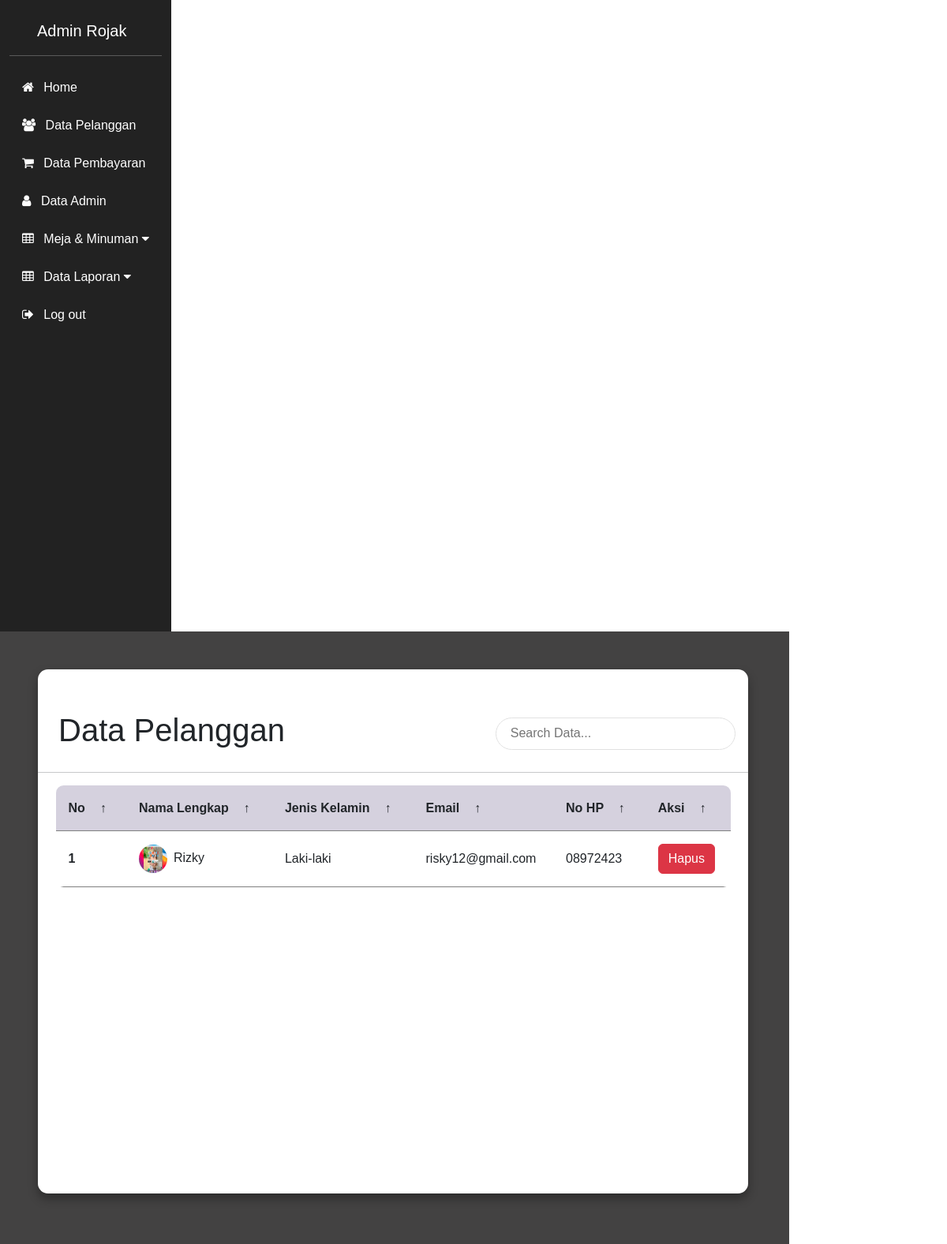
The app's page /admin/member.php (signed in), older data.
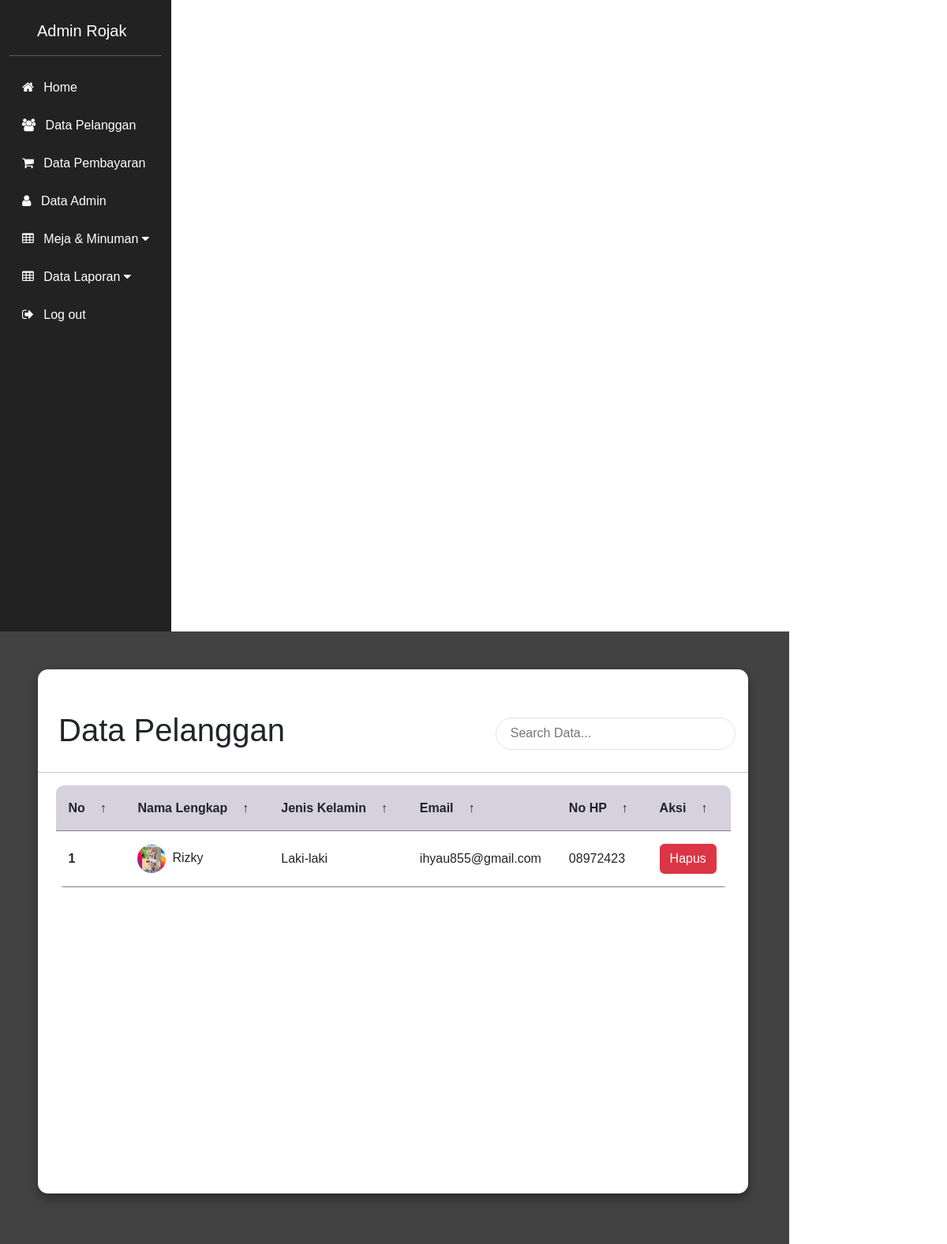
The same page, newer data.
### tables this page shows
CREATE TABLE `user` (
  `id_user` int(11) NOT NULL,
  `email` varchar(50) NOT NULL,
  `password` varchar(32) NOT NULL,
  `hp` varchar(20) NOT NULL,
  `jenis_kelamin` varchar(10) NOT NULL,
  `nama_lengkap` varchar(60) NOT NULL,
  `alamat` text NOT NULL,
  `foto` text NOT NULL,
  `reset_token_hash` varchar(64) DEFAULT NULL,
  `reset_token_expires_at` datetime DEFAULT NULL
);

### functions.php (called while the page is built, shortened)
<?php
$conn = mysqli_connect("localhost", "root", "", "db_futsal");
function query($query)
{
  global $conn;
  $result = mysqli_query($conn, $query);
  $rows = [];
  while ($row = mysqli_fetch_assoc($result)) {
    $rows[] = $row;
  }
  return $rows;
}
 ?>

### admin/member.php (the view, shortened to what the changed rows need)
<?php
require "../functions.php";
$jmlHalamanPerData = 5;
$jumlahData = count(query("SELECT * FROM user"));
if (isset($_GET["halaman"])) {
  $halamanAktif = $_GET["halaman"];
} else {
  $halamanAktif = 1;
}
$awalData = ($jmlHalamanPerData * $halamanAktif) - $jmlHalamanPerData;
$member = query("SELECT * FROM user LIMIT $awalData, $jmlHalamanPerData");
?>
<!DOCTYPE html>
<html lang="en">
<head>
  <link rel="stylesheet" href="../table.css">
  <link rel="stylesheet" href="https://cdnjs.cloudflare.com/ajax/libs/font-awesome/4.7.0/css/font-awesome.min.css">
  <link href="https://cdn.jsdelivr.net/npm/bootstrap@5.3.0-alpha1/dist/css/bootstrap.min.css" rel="stylesheet">
</head>
<body>
  <div class="container-fluid">
    <div class="row">
      <div class="col-10 p-5" id="bg" >
        <main class="table">
        <section class="table__header mt-5">
          <h1 style="margin-left:10px;" >Data Pelanggan</h1>
        </section>
        <section class="table__body">
          <table>
            <thead>
              <tr>
                <th> No <span class="icon-arrow">&UpArrow;</span></th>
                <th> Nama Lengkap <span class="icon-arrow">&UpArrow;</span></th>
                <th> Jenis Kelamin <span class="icon-arrow">&UpArrow;</span></th>
                <th> Email <span class="icon-arrow">&UpArrow;</span></th>
                <th> No HP <span class="icon-arrow">&UpArrow;</span></th>
                <th> aksi <span class="icon-arrow">&UpArrow;</span></th>
              </tr>
            </thead>
            <form action="" method="post">
              <tbody>
                <?php $i = 1; ?>
                <?php foreach ($member as $row) : ?>
                  <tr>
                    <th scope="row"><?= $i; ?></th>
                    <td><img src="../img/<?= $row["foto"]; ?>"><?= $row["nama_lengkap"]; ?></td>
                    <td><?= $row["jenis_kelamin"]; ?></td>
                    <td><?= $row["email"]; ?></td>
                    <td><?= $row["hp"]; ?></td>
                    <td>
                    <a href="./controller/hapusMember.php?id=<?= $row["id_user"]; ?>" class="btn btn-danger">Hapus</a>
                    </td>
                  </tr>
                  <?php $i++; ?>
                <?php endforeach; ?>
              </tbody>
            </form>
          </table>
        </section>
      </main>
      </div>
</body>
</html>

Row changes from the older to the newer data that the page shows:
changed user "Rizky": email "risky12@gmail.com" → "ihyau855@gmail.com"
